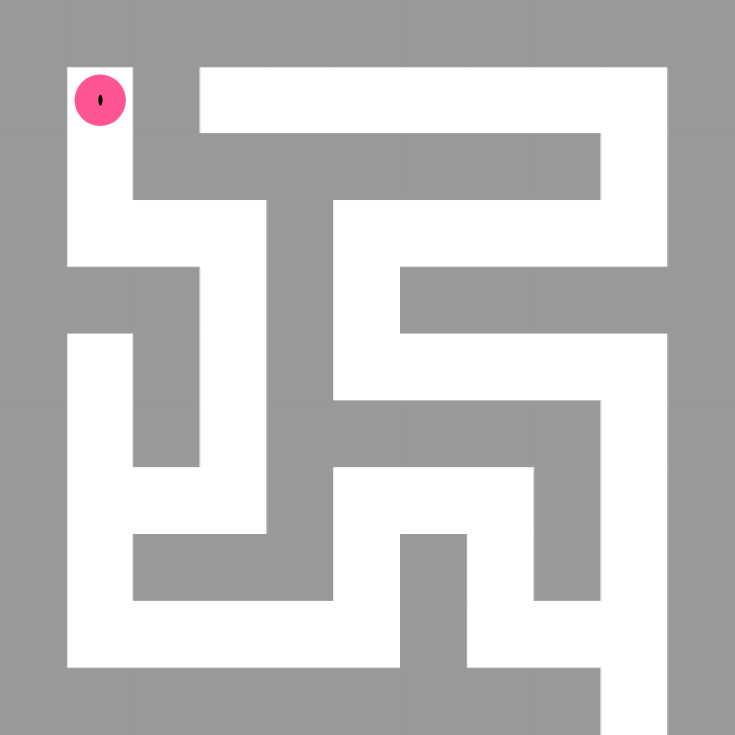
Frame 1 (no input)
Frame 60 (no input): identical to frame 1, image omitted
Frame 120 (the mouse pressed at the canvas centre since frame 60): identical to frame 1, image omitted

The p5.js sketch that drew this single still picture (run headless with seeded random() and noise() and a simulated clock; from frame 60 on, the mouse is pressed at the canvas centre):

// p5.js sketch
// ── sketch.js
var cols = 10;
var rows = 10;
let autoPlay = false;
let checkBox, create, textBox, mode, origin;
let modeAI = false;
let human;
let isFinished = false;
function setup() {
  createCanvas(800 - 65, 800 - 65);
  frameRate(100000);
  displayDensity(pixelDensity());
  colorMode(HSB, 255);
  background(255);
  rectMode(CENTER);
  mode = createSelect("MODE");
  mode.position(width + 5, 20);
  mode.size(50);
  mode.option("HUMAN");
  mode.option("AI");
  mode.selected("HUMAN");
  mode.changed(modeSelect);
  create = createButton("create");
  create.position(width + 5, 90);
  create.mousePressed(createEvent);
  textBox = createInput();
  textBox.position(width + 5, 120);
  textBox.size(50);
  textBox.value("10");
  origin = createButton("origin");
  origin.position(width + 5, 150);
  origin.mousePressed(() => {
    human = spots[0][0];
  });
  createEvent();
}

function draw() {
  if (modeAI) {
    frameRate(100000);
    if (autoPlay && !isSolved && isGenerated) AStar();
  } else {
    frameRate(30);
    background(255);
    for (let i = 0; i < cols; i++) {
      for (let j = 0; j < rows; j++) {
        spots[i][j].show();
        
      }
    }
    for (let i of wall_spots) {
      i.show();
    }
    human.highLight();
    if (keyIsPressed === true) {
      if (keyCode === UP_ARROW || key == "w" || key == "W") {
        human = human.move(spots, 0, 1);
      }
      if (keyCode === DOWN_ARROW || key == "s" || key == "S") {
        human = human.move(spots, 0, -1);
      }
      if (keyCode === LEFT_ARROW || key == "a" || key == "A") {
        human = human.move(spots, -1, 0);
      }
      if (keyCode === RIGHT_ARROW || key == "d" || key == "D") {
        human = human.move(spots, 1, 0);
      }
    }
    if (human == end) {
      isFinished = true;
      createEvent();
    }
  }
}

var createEvent = () => {
  if (isFinished) {
    cols += 4;
    rows += 4;
  } else {
    cols = int(textBox.value());
    rows = int(textBox.value());
  }
  isFinished = false;
  spots = [];
  wall_spots = [];
  cells = [];
  stack = [];
  isSolved = false;
  isGenerated = false;
  start = null;
  end = null;
  openSet = [];
  closeSet = [];
  path = [];
  for (let i = 0; i < cols; i++) {
    let temp = [];
    for (let j = 0; j < rows; j++) {
      temp.push(new Spot(i, j));
    }
    spots.push(temp);
  }

  for (let i = 0; i < cols; i++) {
    let temp = [];
    for (let j = 0; j < rows; j++) {
      temp.push(new Cell(i, j));
    }
    cells.push(temp);
  }
  for (let i = 0; i < cols / 2; i++) {
    for (let j = 0; j < rows / 2; j++) {
      cells[i][j].addSpots(spots);
      cells[i][j].addNeighbors(cells);
    }
  }

  for (let i = -1; i < cols; i++) {
    wall_spots.push(new Spot(i, -1));
  }
  for (let j = -1; j < rows; j++) {
    wall_spots.push(new Spot(-1, j));
  }
  for (let i of wall_spots) {
    i.wall = true;
  }
  current = cells[0][0];
  current.visited = true;
  while (!isGenerated) backtracking();
  end = cells[cols / 2 - 1][rows / 2 - 1].cells[random([1, 3])];
  end.wall = false;
  for (let i = 0; i < cols; i++) {
    for (let j = 0; j < rows; j++) {
      spots[i][j].show();
    }
  }
  for (let i of wall_spots) {
    i.show();
  }
  if (modeAI) AStarIniti();
  else humanIniti();
};

function removeWall(a, b) {
  x = b.j - a.j;
  y = b.i - a.i;
  if (x == 1) a.cells[1].wall = false;
  if (x == -1) b.cells[1].wall = false;
  if (y == 1) a.cells[3].wall = false;
  if (y == -1) b.cells[3].wall = false;
}
function backtracking() {
  // current.highLight();
  unvisitedNeighbors = current.checkNeighbors();
  if (unvisitedNeighbors.length > 0) {
    let next = random(unvisitedNeighbors);
    stack.push(current);
    removeWall(current, next);
    next.visited = true;
    current = next;
  } else if (stack.length > 0) {
    current = stack.pop();
  } else {
    isGenerated = true;
  }
}

function AStarIniti() {
  for (let i = 0; i < cols; i++) {
    for (let j = 0; j < rows; j++) {
      spots[i][j].addNeighbors(spots);
    }
  }
  start = spots[0][0];
  openSet.push(end);
  end.gCost = 0;
}

function AStar() {
  let minIndex = 0;
  for (let i = 0; i < openSet.length; i++) {
    if (openSet[i].fCost < openSet[minIndex].fCost) {
      minIndex = i;
    }
  }
  var current = openSet[minIndex];

  if (current == start) {
    path.push(current);
    let temp = current;
    while (temp.previous != null) {
      path.push(temp.previous);
      temp = temp.previous;
    }
    for (let p of path) p.show("#00000f");
    isSolved = true;
    print("Path is Found");
  }
  openSet.splice(minIndex, 1);
  closeSet.push(current);
  for (let neighbor of current.neighbors) {
    if (!closeSet.includes(neighbor) && !neighbor.wall) {
      let tempGCost = current.gCost + 1;
      if (openSet.includes(neighbor)) {
        if (tempGCost < neighbor.gCost) neighbor.gCost = tempGCost;
      } else {
        neighbor.gCost = tempGCost;
        openSet.push(neighbor);
      }
      neighbor.hCost = walkingDist(neighbor, start);
      neighbor.fCost = neighbor.gCost + neighbor.hCost;
      neighbor.previous = current;
    }
  }
  let s = closeSet[closeSet.length - 1];
  if (s)
    s.show(
      color(
        int(s.fCost) % 255,
        255,
        255
        // map(s.fCost, 0, cols + rows, 0, 255),
        // map(s.fCost, 0, cols + rows, 0, 255)
      )
    );
  start.show("#ffff00");
  end.show("#00ffff");
}
let walkingDist = (a, b) => abs(a.i - b.i) + abs(a.j - b.j);
function keyPressed() {
  if (key == " " && !isSolved && modeAI) {
    AStar();
  }
}
function humanIniti() {
  human = spots[0][0];
}
function modeSelect() {
  if (mode.value() == "HUMAN") {
    origin = createButton("origin");
    origin.position(width + 5, 150);
    origin.mousePressed(() => {
      human = spots[0][0];
    });
    checkBox.remove();
    modeAI = false;
    autoPlay = false;
    createEvent();
    humanIniti();
  } else {
    human.show();
    origin.remove();
    checkBox = createCheckbox("AutoPlay");
    checkBox.position(width + 5, 50);
    checkBox.changed(() => {
      autoPlay = !autoPlay;
    });
    modeAI = true;
    AStarIniti();
  }
}

// ── Cells.js
class Cell {
  constructor(_i, _j) {
    this.i = _i;
    this.j = _j;
    this.cells = [];
    this.neighbors = [];
    this.visited = false;
  }
  addSpots(_spots) {
    let i = this.i;
    let j = this.j;
    this.cells[0] = _spots[i * 2][j * 2];
    this.cells[1] = _spots[i * 2][j * 2 + 1];
    this.cells[2] = _spots[i * 2 + 1][j * 2 + 1];
    this.cells[3] = _spots[i * 2 + 1][j * 2];
    this.cells[1].wall = true;
    this.cells[2].wall = true;
    this.cells[3].wall = true;
  }
  addNeighbors(_cells) {
    let i = this.i;
    let j = this.j;
    if (i > 0) this.neighbors.push(_cells[i - 1][j]);
    if (j < rows / 2 - 1) this.neighbors.push(_cells[i][j + 1]);
    if (i < cols / 2 - 1) this.neighbors.push(_cells[i + 1][j]);
    if (j > 0) this.neighbors.push(_cells[i][j - 1]);
  }
  isVisited() {
    return this.visited;
  }
  checkNeighbors() {
    let unvisited = [];
    for (let i = 0; i < this.neighbors.length; i++) {
      if (this.neighbors[i] != null && !this.neighbors[i].isVisited())
        unvisited.push(this.neighbors[i]);
    }
    return unvisited;
  }
  highLight() {
    this.cells[0].highLight();
  }
}

// ── Spots.js
class Spot {
  constructor(_i, _j) {
    this.i = _i;
    this.j = _j;
    this.w = width / (rows + 1);
    this.h = height / (cols + 1);
    this.x = (this.j + 1) * this.w + this.w / 2;
    this.y = (this.i + 1) * this.h + this.h / 2;
    this.wall = false;
    this.neighbors = [];
    this.gCost = float("inf");
    this.hCost = 0;
    this.fCost = 0;
    this.previous = null;
  }
  show(_color = "#ffffff") {
    if (this.wall) {
      stroke("#999999");
      fill("#999999");
    } else {
      stroke(_color)
      fill(_color)
    }
    rect(this.x, this.y, this.w, this.h);
    // if (openSet.includes(this) || closeSet.includes(this)){
    //   fill(0)
    //   textSize(12)
    //   text("G:" + str(this.gCost), this.x - this.w/2, this.y-this.h/4)
    //   text("H:" + str(this.hCost), this.x + this.w/6, this.y-this.h/4)
    //   text("F:" + str(this.fCost), this.x + this.w/6, this.y+this.h/3)
    //   textSize(18)
    // }
  }
  addNeighbors(_spots) {
    let i = this.i;
    let j = this.j;
    if (i > 0 && !_spots[i - 1][j].wall) this.neighbors.push(_spots[i - 1][j]);
    if (j < rows - 1 && !_spots[i][j + 1].wall) this.neighbors.push(_spots[i][j + 1]);
    if (j > 0 && !_spots[i][j - 1].wall) this.neighbors.push(_spots[i][j - 1]);
    if (i < cols - 1 && !_spots[i + 1][j].wall) this.neighbors.push(_spots[i + 1][j]);
  }
  highLight() {
    noStroke();
    fill("#ff5594");
    circle(this.x, this.y, this.w/1.3);
    fill("#000000");
    ellipse(this.x+15/this.w, this.y-10/this.w, this.w/16, this.h/6)
  }
  move(_spots, _x, _y){
    let i = this.i;
    let j = this.j;
    let x = _x;
    let y = _y
    let next;
    if (i > 0 && !_spots[i - 1][j].wall && y == 1) return  _spots[i - 1][j]
    else if (i < cols - 1 && !_spots[i + 1][j].wall && y == -1) return _spots[i + 1][j];
    else if (j > 0 && !_spots[i][j - 1].wall && x == -1) return _spots[i][j - 1];
    else if (j < rows - 1 && !_spots[i][j + 1].wall && x == 1) return _spots[i][j + 1];
    return this;
  }
}
